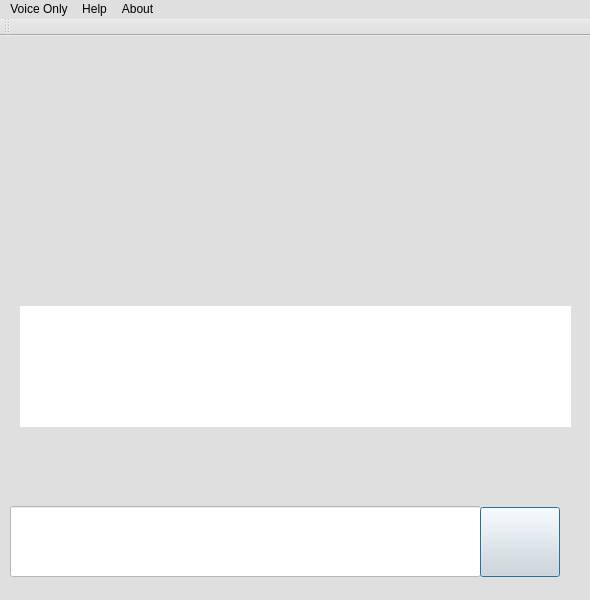
<?xml version="1.0" encoding="UTF-8"?>
<ui version="4.0">
 <class>MainWindow_main</class>
 <widget class="QMainWindow" name="MainWindow_main">
  <property name="windowModality">
   <enum>Qt::ApplicationModal</enum>
  </property>
  <property name="geometry">
   <rect>
    <x>0</x>
    <y>0</y>
    <width>590</width>
    <height>600</height>
   </rect>
  </property>
  <property name="sizePolicy">
   <sizepolicy hsizetype="Expanding" vsizetype="Expanding">
    <horstretch>0</horstretch>
    <verstretch>0</verstretch>
   </sizepolicy>
  </property>
  <property name="font">
   <font>
    <family>Verdana</family>
    <pointsize>12</pointsize>
   </font>
  </property>
  <property name="windowTitle">
   <string>AOS 1.0 - Main</string>
  </property>
  <property name="windowIcon">
   <iconset resource="assets/Image_assets.qrc">
    <normaloff>:/newPrefix/logo.png</normaloff>:/newPrefix/logo.png</iconset>
  </property>
  <property name="toolTip">
   <string>Main Window</string>
  </property>
  <property name="toolTipDuration">
   <number>1</number>
  </property>
  <property name="styleSheet">
   <string notr="true">background-color: rgb(223, 223, 223);</string>
  </property>
  <property name="locale">
   <locale language="English" country="UnitedKingdom"/>
  </property>
  <property name="toolButtonStyle">
   <enum>Qt::ToolButtonTextOnly</enum>
  </property>
  <widget class="QWidget" name="centralwidget">
   <widget class="QWidget" name="verticalLayoutWidget_2">
    <property name="geometry">
     <rect>
      <x>20</x>
      <y>270</y>
      <width>551</width>
      <height>121</height>
     </rect>
    </property>
    <layout class="QVBoxLayout" name="verticalLayout_2">
     <item>
      <widget class="QLabel" name="label">
       <property name="enabled">
        <bool>true</bool>
       </property>
       <property name="styleSheet">
        <string notr="true">background-color: rgb(255, 255, 255);
font: 12pt &quot;Verdana&quot;;
border-color: rgb(255, 180, 0);
color: rgb(0, 0, 0);</string>
       </property>
       <property name="text">
        <string/>
       </property>
       <property name="alignment">
        <set>Qt::AlignLeading|Qt::AlignLeft|Qt::AlignVCenter</set>
       </property>
      </widget>
     </item>
    </layout>
   </widget>
   <widget class="QWidget" name="verticalLayoutWidget_3">
    <property name="geometry">
     <rect>
      <x>10</x>
      <y>470</y>
      <width>471</width>
      <height>71</height>
     </rect>
    </property>
    <layout class="QVBoxLayout" name="verticalLayout_3">
     <item>
      <widget class="QLineEdit" name="lineEdit">
       <property name="sizePolicy">
        <sizepolicy hsizetype="Expanding" vsizetype="Expanding">
         <horstretch>0</horstretch>
         <verstretch>0</verstretch>
        </sizepolicy>
       </property>
       <property name="toolTipDuration">
        <number>1</number>
       </property>
       <property name="styleSheet">
        <string notr="true">background-color: rgb(255, 255, 255);
font: 12pt &quot;Verdana&quot;;
border-color: rgb(255, 180, 0);
color: rgb(0, 0, 0);</string>
       </property>
       <property name="text">
        <string/>
       </property>
      </widget>
     </item>
    </layout>
   </widget>
   <widget class="QWidget" name="verticalLayoutWidget_4">
    <property name="geometry">
     <rect>
      <x>480</x>
      <y>470</y>
      <width>82</width>
      <height>72</height>
     </rect>
    </property>
    <layout class="QVBoxLayout" name="verticalLayout_4">
     <property name="spacing">
      <number>0</number>
     </property>
     <property name="sizeConstraint">
      <enum>QLayout::SetDefaultConstraint</enum>
     </property>
     <item>
      <widget class="QPushButton" name="pushButton_Send">
       <property name="enabled">
        <bool>true</bool>
       </property>
       <property name="sizePolicy">
        <sizepolicy hsizetype="Preferred" vsizetype="Preferred">
         <horstretch>0</horstretch>
         <verstretch>0</verstretch>
        </sizepolicy>
       </property>
       <property name="maximumSize">
        <size>
         <width>80</width>
         <height>70</height>
        </size>
       </property>
       <property name="cursor">
        <cursorShape>PointingHandCursor</cursorShape>
       </property>
       <property name="mouseTracking">
        <bool>true</bool>
       </property>
       <property name="tabletTracking">
        <bool>true</bool>
       </property>
       <property name="focusPolicy">
        <enum>Qt::ClickFocus</enum>
       </property>
       <property name="toolTipDuration">
        <number>1</number>
       </property>
       <property name="autoFillBackground">
        <bool>false</bool>
       </property>
       <property name="text">
        <string extracomment="Send"/>
       </property>
       <property name="icon">
        <iconset resource="assets/Image_assets.qrc">
         <normaloff>:/newPrefix/send.png</normaloff>:/newPrefix/send.png</iconset>
       </property>
       <property name="iconSize">
        <size>
         <width>80</width>
         <height>69</height>
        </size>
       </property>
       <property name="checkable">
        <bool>false</bool>
       </property>
       <property name="autoDefault">
        <bool>true</bool>
       </property>
       <property name="default">
        <bool>true</bool>
       </property>
       <property name="flat">
        <bool>false</bool>
       </property>
      </widget>
     </item>
    </layout>
   </widget>
   <widget class="QLabel" name="label_2">
    <property name="geometry">
     <rect>
      <x>10</x>
      <y>20</y>
      <width>571</width>
      <height>200</height>
     </rect>
    </property>
    <property name="toolTipDuration">
     <number>1</number>
    </property>
    <property name="text">
     <string/>
    </property>
    <property name="pixmap">
     <pixmap resource="assets/Image_assets.qrc">:/newPrefix/listening.gif</pixmap>
    </property>
    <property name="scaledContents">
     <bool>true</bool>
    </property>
    <property name="textInteractionFlags">
     <set>Qt::NoTextInteraction</set>
    </property>
   </widget>
  </widget>
  <widget class="QMenuBar" name="menubar">
   <property name="geometry">
    <rect>
     <x>0</x>
     <y>0</y>
     <width>590</width>
     <height>21</height>
    </rect>
   </property>
   <widget class="QMenu" name="menuVoice_Only">
    <property name="sizePolicy">
     <sizepolicy hsizetype="Expanding" vsizetype="Preferred">
      <horstretch>0</horstretch>
      <verstretch>0</verstretch>
     </sizepolicy>
    </property>
    <property name="font">
     <font>
      <pointsize>12</pointsize>
     </font>
    </property>
    <property name="cursor">
     <cursorShape>PointingHandCursor</cursorShape>
    </property>
    <property name="tabletTracking">
     <bool>true</bool>
    </property>
    <property name="focusPolicy">
     <enum>Qt::TabFocus</enum>
    </property>
    <property name="toolTip">
     <string>Voice Only Command</string>
    </property>
    <property name="toolTipDuration">
     <number>1</number>
    </property>
    <property name="autoFillBackground">
     <bool>false</bool>
    </property>
    <property name="locale">
     <locale language="English" country="UnitedKingdom"/>
    </property>
    <property name="tearOffEnabled">
     <bool>true</bool>
    </property>
    <property name="title">
     <string>Voice Only</string>
    </property>
    <property name="toolTipsVisible">
     <bool>true</bool>
    </property>
   </widget>
   <widget class="QMenu" name="menu_About">
    <property name="font">
     <font>
      <pointsize>12</pointsize>
     </font>
    </property>
    <property name="cursor">
     <cursorShape>PointingHandCursor</cursorShape>
    </property>
    <property name="toolTip">
     <string>About</string>
    </property>
    <property name="toolTipDuration">
     <number>1</number>
    </property>
    <property name="locale">
     <locale language="English" country="UnitedKingdom"/>
    </property>
    <property name="title">
     <string>About</string>
    </property>
   </widget>
   <widget class="QMenu" name="menu_Help_2">
    <property name="font">
     <font>
      <pointsize>12</pointsize>
     </font>
    </property>
    <property name="cursor">
     <cursorShape>PointingHandCursor</cursorShape>
    </property>
    <property name="toolTip">
     <string>Help</string>
    </property>
    <property name="toolTipDuration">
     <number>1</number>
    </property>
    <property name="statusTip">
     <string>Help</string>
    </property>
    <property name="locale">
     <locale language="English" country="UnitedKingdom"/>
    </property>
    <property name="title">
     <string>Help</string>
    </property>
   </widget>
   <addaction name="menuVoice_Only"/>
   <addaction name="menu_Help_2"/>
   <addaction name="menu_About"/>
  </widget>
  <widget class="QStatusBar" name="statusbar"/>
  <widget class="QToolBar" name="toolBar">
   <property name="font">
    <font>
     <family>Verdana</family>
     <pointsize>12</pointsize>
    </font>
   </property>
   <property name="windowTitle">
    <string>toolBar</string>
   </property>
   <property name="toolTipDuration">
    <number>-1</number>
   </property>
   <attribute name="toolBarArea">
    <enum>TopToolBarArea</enum>
   </attribute>
   <attribute name="toolBarBreak">
    <bool>false</bool>
   </attribute>
  </widget>
 </widget>
 <resources>
  <include location="assets/Image_assets.qrc"/>
 </resources>
 <connections/>
</ui>
